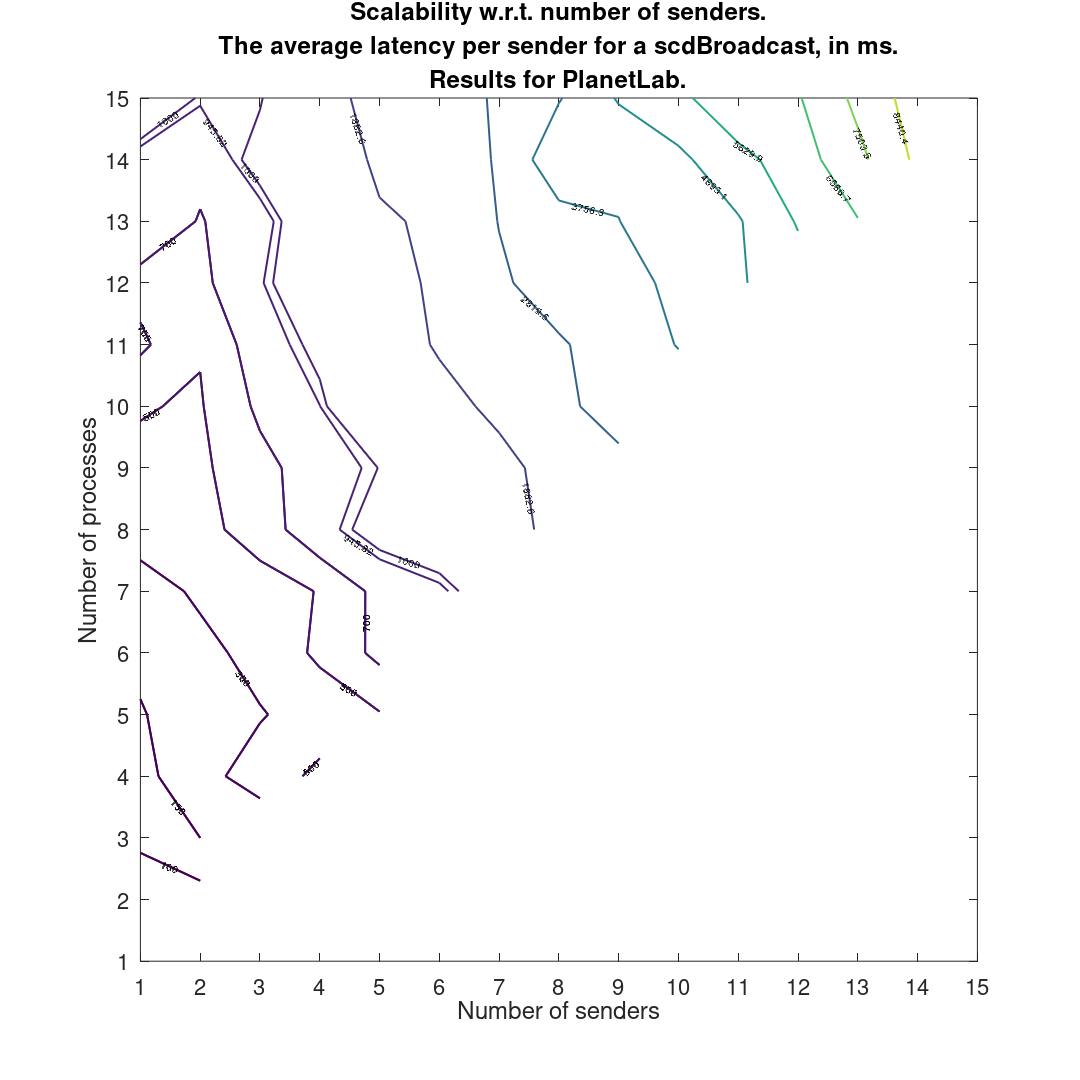

Reproduce this figure in MATLAB.
clf
set(0,'DefaultFigureVisible','off')
figure('DefaultAxesFontSize',22);
x = [;1;2;1;1;2;3;3;4;2;1;5;2;3;4;1;4;2;1;3;6;5;4;5;2;6;7;1;3;8;4;5;6;7;3;1;2;5;8;2;1;3;6;9;7;4;5;3;8;6;1;10;4;7;2;9;9;11;6;8;2;3;4;5;1;10;7;12;1;9;3;2;8;5;4;7;10;11;6;10;13;12;4;2;6;11;7;3;5;1;8;9;4;9;1;2;10;12;11;3;8;14;6;5;13;7;3;14;9;15;8;10;1;5;7;11;2;4;6;12;13];
y = [;1;2;2;3;3;3;4;4;4;4;5;5;5;5;5;6;6;6;6;6;6;7;7;7;7;7;7;7;8;8;8;8;8;8;8;8;9;9;9;9;9;9;9;9;9;10;10;10;10;10;10;10;10;10;10;11;11;11;11;11;11;11;11;11;11;11;12;12;12;12;12;12;12;12;12;12;12;12;13;13;13;13;13;13;13;13;13;13;13;13;13;14;14;14;14;14;14;14;14;14;14;14;14;14;14;15;15;15;15;15;15;15;15;15;15;15;15;15;15;15];
z = [;9;78;75;108;150;155;381;548;240;111;487;198;287;383;144;536;243;168;366;937;752;509;760;333;899;1209;211;421;2077;860;1118;1243;1607;580;388;445;1006;2161;463;471;640;1348;2538;1672;805;1416;740;2584;1642;509;3261;943;2041;485;3248;3220;4486;1959;2728;512;820;1073;1472;740;3796;2151;5208;629;3528;925;640;3226;1474;1267;2692;3903;4599;2068;4414;6526;5708;1262;686;1980;4613;2846;851;1808;865;3416;3740;1434;3975;849;757;4491;6138;5342;1108;4424;8631;2174;2001;7258;2921;974;8883;4775;10314;3694;5389;1303;2205;2896;6396;973;1539;2525;6492;7730];
[X,Y]=meshgrid(min(x):max(x),min(y):max(y));
Z=griddata(x,y,z,X,Y);
contour(X,Y,Z, 'linewidth', 2, 'ShowText','on');
hold on
contour(X,Y,Z,'LevelList', [0; 10; 10], 'linewidth', 2, 'ShowText','on');
contour(X,Y,Z,'LevelList', [10; 30; 10], 'linewidth', 2, 'ShowText','on');
contour(X,Y,Z,'LevelList', [30; 50; 10], 'linewidth', 2, 'ShowText','on');
contour(X,Y,Z,'LevelList', [50;100;10], 'linewidth', 2, 'ShowText','on');
contour(X,Y,Z,'LevelList', [100;150;10], 'linewidth', 2, 'ShowText','on');
contour(X,Y,Z,'LevelList', [150;300;10], 'linewidth', 2, 'ShowText','on');
contour(X,Y,Z,'LevelList', [300;500;10], 'linewidth', 2, 'ShowText','on');
contour(X,Y,Z,'LevelList', [500;700;10], 'linewidth', 2, 'ShowText','on');
contour(X,Y,Z,'LevelList', [700;1000;10], 'linewidth', 2, 'ShowText','on');
title({'Scalability w.r.t. number of senders.', 'The average latency per sender for a scdBroadcast, in ms.', 'Results for PlanetLab.'})
xlabel('Number of senders')
xticks([1, 2, 3, 4, 5, 6, 7, 8, 9, 10, 11, 12, 13, 14, 15])
ylabel('Number of processes')
yticks([1, 2, 3, 4, 5, 6, 7, 8, 9, 10, 11, 12, 13, 14, 15])
set(gcf, 'PaperPosition', [0.0 0.0 15 15]);
set(gcf, 'PaperSize', [15 15]);
saveas(gcf, 'scd_exp2_pl_lat.pdf')
